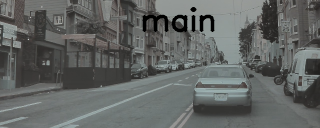
#> input picture main/0004.png, 320 x 128 px, found by its file name
$ python lane_recognition.py   (older library calls are emulated)
#> lines starting #> are read from the running program, lines starting #| are printed output that depends on the picture; after the words box and inside, x2 and y2 are one past the last pixel; in counts of white or black regions, pixels touching at a corner belong together
import numpy as np
import cv2
import matplotlib.pyplot as plt
import matplotlib.gridspec as gridspec

# Define a function that takes an image, gradient orientation,
# and threshold min / max values.
def abs_sobel_thresh(img, orient='x', thresh_min=25, thresh_max=255):
    # Convert to grayscale
    # gray = cv2.cvtColor(img, cv2.COLOR_RGB2GRAY)
    hls = cv2.cvtColor(img, cv2.COLOR_RGB2HLS).astype(float)
    l_channel = hls[:,:,1]
    #Blur
    #l_channel = cv2.GaussianBlur(l_channel, (3, 3), cv2.BORDER_DEFAULT)
    # Apply x or y gradient with the OpenCV Sobel() function
    # and take the absolute value
    if orient == 'x':
        abs_sobel = np.absolute(cv2.Sobel(l_channel, cv2.CV_64F, 1, 0))
    if orient == 'y':
        abs_sobel = np.absolute(cv2.Sobel(l_channel, cv2.CV_64F, 0, 1))
    # Rescale back to 8 bit integer
    scaled_sobel = np.uint8(255*abs_sobel/np.max(abs_sobel))
    # Create a copy and apply the threshold
    binary_output = np.zeros_like(scaled_sobel)
    # Here I'm using inclusive (>=, <=) thresholds, but exclusive is ok too
    binary_output[(scaled_sobel >= thresh_min) & (scaled_sobel <= thresh_max)] = 1

    # Return the result
    return binary_output

# Define a function to return the magnitude of the gradient for a given sobel kernel size and threshold values
# [33 lines left out: functions mag_thresh, dir_threshold, not called in this run]

def color_threshold(image, sthresh=(0,255), vthresh=(0,255)):
    hls = cv2.cvtColor(image, cv2.COLOR_RGB2HLS)
    s_channel = hls[:,:,2]
    s_binary = np.zeros_like(s_channel)
    s_binary[(s_channel > sthresh[0]) & (s_channel <= sthresh[1])] = 1

    hsv = cv2.cvtColor(image, cv2.COLOR_RGB2HSV)
    v_channel = hsv[:,:,2]
    v_binary = np.zeros_like(v_channel)
    v_binary[(v_channel > vthresh[0]) & (v_channel <= vthresh[1])] = 1

    output = np.zeros_like(s_channel)
    output[(s_binary == 1) & (v_binary) == 1] = 1

    # Return the combined s_channel & v_channel binary image
    return output

# [13 lines left out: functions s_channel_threshold, window_mask, not called in this run]

test_images = ['cropped/main/0004.png', 'cropped/main/0231.png', 'cropped/main/0904.png']

# for image_name in test_images:
#     test_image = img = cv2.imread(image_name)
#
#     # Apply Sobel operator in X-direction to experiment with gradient thresholds
#     gradx = abs_sobel_thresh(test_image, orient='x', thresh_min=10, thresh_max=50)
#
#     # Visualize the results before/after absolute sobel operator is applied on a test image in x direction to find the
#     # vertical lines, since the lane lines are close to being vertical
#     plt.figure(figsize=(18, 12))
#     grid = gridspec.GridSpec(1, 2)
#
#     # set the spacing between axes.
#     grid.update(wspace=0.1, hspace=0.1)
#
#     plt.subplot(grid[0])
#     plt.imshow(test_image, cmap="gray")
#     plt.title('Undistorted Image')
#
#     plt.subplot(grid[1])
#     plt.imshow(gradx, cmap="gray")
#     plt.title('Absolute sobel threshold in X direction')
#
#     plt.show()
#
# for image_name in test_images:
#     test_image = img = cv2.imread(image_name)
#
#     #Apply Sobel operator in Y-direction to experiment with gradient thresholds
#     grady = abs_sobel_thresh(test_image, orient='y', thresh_min=20, thresh_max=80)
#
#     #Visualize the results before/after sobel operator is applied on a test image in y direction
#     plt.figure(figsize = (18,12))
#     grid = gridspec.GridSpec(1,2)
#
#     # set the spacing between axes.
#     grid.update(wspace=0.1, hspace=0.1)
#
#     plt.subplot(grid[0])
#     plt.imshow(test_image, cmap="gray")
#     plt.title('Undistorted Image')
#
#     plt.subplot(grid[1])
#     plt.imshow(grady, cmap="gray")
#     plt.title('Absolute sobel threshold in Y direction')
#
#     plt.show()
#
# for image_name in test_images:
#     test_image = img = cv2.imread(image_name)
#     #Apply magnitude threshold
#     magThr = mag_thresh(test_image, sobel_kernel=3, mag_thresh=(20, 70))
#
#     #Visualize the results before/after applying magnitude thresholds
#     plt.figure(figsize = (18,12))
#     grid = gridspec.GridSpec(1,2)
#
#     # set the spacing between axes.
#     grid.update(wspace=0.1, hspace=0.1)
#
#     plt.subplot(grid[0])
#     plt.imshow(test_image, cmap="gray")
#     plt.title('Undistorted Image')
#
#     plt.subplot(grid[1])
#     plt.imshow(magThr, cmap="gray")
#     plt.title('After applying Magnitude Threshold')
#
#     plt.show()
#
# dirThr = dir_threshold(test_image, sobel_kernel=31, thresh=(0.5, 1))
#
# #Visualize the results before/after direction threshold is applied
# plt.figure(figsize = (18,12))
# grid = gridspec.GridSpec(1,2)
#
# # set the spacing between axes.
# grid.update(wspace=0.1, hspace=0.1)
#
# plt.subplot(grid[0])
# plt.imshow(test_image, cmap="gray")
# plt.title('Undistorted Image')
#
# plt.subplot(grid[1])
# plt.imshow(dirThr, cmap="gray")
# plt.title('After applying direction Threshold')
#
# plt.show()
#
# #use s channel alone in HLS colorspace and experiment with thresholds
# s_binary = s_channel_threshold(test_image, sthresh=(170,255))
#
# #Visualize the results before/after s channel threshold is applied
# plt.figure(figsize = (18,12))
# grid = gridspec.GridSpec(1,2)
# # set the spacing between axes.
# grid.update(wspace=0.1, hspace=0.1)
#
# plt.subplot(grid[0])
# plt.imshow(test_image, cmap="gray")
# plt.title('Undistorted Image')
#
# plt.subplot(grid[1])
# plt.imshow(s_binary, cmap="gray")
# plt.title('After applying S-channel Threshold')
#
# plt.show()
#
# for image_name in test_images:
#     test_image = img = cv2.imread(image_name)
#     #Experiment with HLS & HSV color spaces along with thresholds
#     c_binary = color_threshold(test_image, sthresh=(0,10), vthresh=(140,255))
#
#     #Visualize the results before/after HLS/HSV  threshold is applied
#     plt.figure(figsize = (18,12))
#     grid = gridspec.GridSpec(1,2)
#
#     # set the spacing between axes.
#     grid.update(wspace=0.1, hspace=0.1)
#
#     plt.subplot(grid[0])
#     plt.imshow(test_image, cmap="gray")
#     plt.title('Undistorted Image')
#
#     plt.subplot(grid[1])
#     plt.imshow(c_binary, cmap="gray")
#     plt.title('After applying color threshold')
#
#     plt.show()
#
for image_name in test_images:
    test_image = img = cv2.imread(image_name)
#> test_image is the input picture: shape (128, 320, 3); mean B, G, R 99.3, 101, 98
    #Combine the binary images using the Sobel thresholds in X/Y directions along with the color threshold to form the final image pipeline
    preprocessImage = np.zeros_like(test_image[:,:,0])
    gradx = abs_sobel_thresh(test_image, orient='x', thresh_min=10, thresh_max=50)
#> in abs_sobel_thresh, `hls = cv2.cvtColor(img, cv2.COLOR_RGB2HLS).astype(float)`:
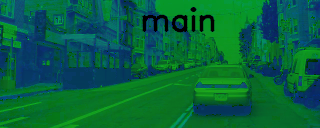
#> hls: shape (128, 320, 3) float64; mean B, G, R 61.6, 99.3, 6.8
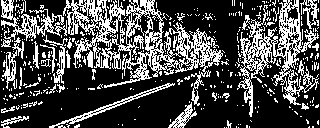
#> gradx: shape (128, 320); values 0 (black) and 1 (white), 29.4% white in thin lines or dots
    grady = abs_sobel_thresh(test_image, orient='y', thresh_min=20, thresh_max=80)
#> call 2 of abs_sobel_thresh, with orient = 'y', thresh_min = 20, thresh_max = 80
#> in abs_sobel_thresh (call 2), `abs_sobel = np.absolute(cv2.Sobel(l_channel, cv2.CV_64F, 0, 1))`:
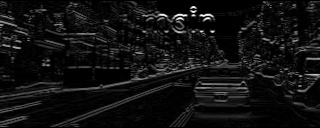
#> abs_sobel: shape (128, 320) float64; min 0, max 604, mean 41.2; drawn with min black and max white
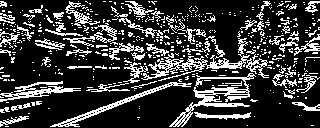
#> grady: shape (128, 320); values 0 (black) and 1 (white), 22.5% white in thin lines or dots
    c_binary = color_threshold(test_image, sthresh=(0, 10), vthresh=(140, 255))
#> in color_threshold, `hls = cv2.cvtColor(image, cv2.COLOR_RGB2HLS)`: hls: shape (128, 320, 3); mean of channels 0, 1, 2 61.6, 99.3, 6.8
#> in color_threshold, `s_channel = hls[:,:,2]`:
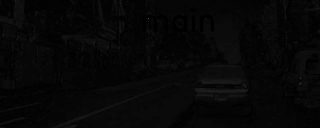
#> s_channel: shape (128, 320); min 0, max 85, mean 6.8
#> in color_threshold, `hsv = cv2.cvtColor(image, cv2.COLOR_RGB2HSV)`: hsv: shape (128, 320, 3); mean H, S, V 61.6, 12.3, 101.6
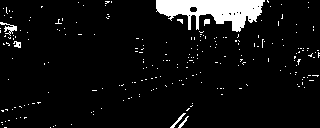
#> c_binary: shape (128, 320); values 0 (black) and 1 (white), 6.7% white; 230 white regions (224 under 20 px), largest, box (x1, y1, x2, y2) and area: (156, 0, 265, 32) 2036, (0, 22, 17, 36) 87, (170, 113, 186, 128) 48, (13, 41, 21, 48) 36, (178, 116, 189, 128) 34, (204, 19, 210, 26) 31
    #this was the original line
    #preprocessImage[((gradx == 1) & (grady == 1) | (c_binary == 1))] = 255
    # i changed it to this
    preprocessImage[gradx + grady + c_binary >= 2] = 255
    #preprocessImage[((gradx == 1) & (grady == 1))] = 255

    #Visualize the results before/after combining the images from the pipeline
    plt.figure(figsize = (18,12))
    grid = gridspec.GridSpec(1,2)

    # set the spacing between axes.
    grid.update(wspace=0.1, hspace=0.1)

    plt.subplot(grid[0])
    plt.imshow(test_image, cmap="gray")
    plt.title('Undistorted Image')

    plt.subplot(grid[1])
    plt.imshow(preprocessImage, cmap="gray")
    plt.title('After image processing pipeline')

    plt.show()
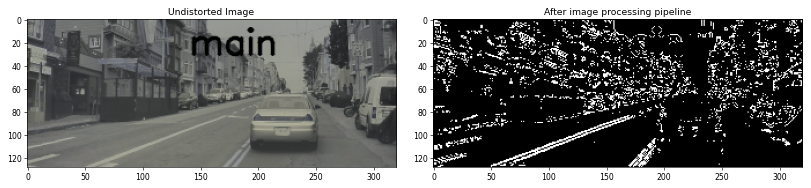
#> figure drawn by matplotlib, 2 panels; B, G, R data is drawn as R, G, B
#> pass 2 of the loop `for image_name in test_images:`:
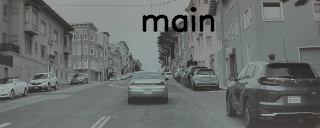
#> input picture main/0231.png, 320 x 128 px, found by its file name
#> test_image is the input picture: shape (128, 320, 3); mean B, G, R 107, 108.6, 104.5
#> `gradx = abs_sobel_thresh(test_image, orient='x', thresh_min=10, thresh..`:
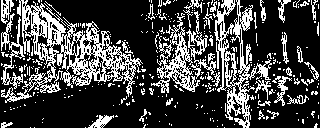
#> gradx: shape (128, 320); values 0 (black) and 1 (white), 27.2% white in thin lines or dots
#> grady: shape (128, 320); values 0 (black) and 1 (white), 19.3% white in thin lines or dots
#> hsv: shape (128, 320, 3); mean H, S, V 53.5, 12.4, 109
#> c_binary: shape (128, 320); values 0 (black) and 1 (white), 9.4% white; 244 white regions (235 under 20 px), largest, box (x1, y1, x2, y2) and area: (43, 0, 190, 41) 2875, (265, 7, 280, 18) 143, (199, 31, 207, 67) 89
#> `plt.show()`:
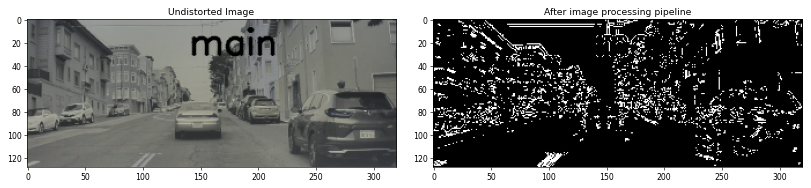
#> figure drawn by matplotlib, 2 panels; B, G, R data is drawn as R, G, B
#> pass 3 of the loop `for image_name in test_images:`:
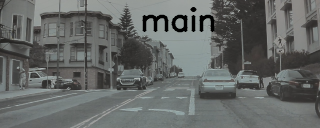
#> input picture main/0904.png, 320 x 128 px, found by its file name
#> test_image is the input picture: shape (128, 320, 3); mean B, G, R 102.6, 104.3, 101.1
#> `gradx = abs_sobel_thresh(test_image, orient='x', thresh_min=10, thresh..`:
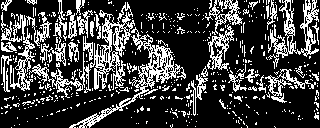
#> gradx: shape (128, 320); values 0 (black) and 1 (white), 25.5% white in thin lines or dots
#> grady: shape (128, 320); values 0 (black) and 1 (white), 22.3% white in thin lines or dots
#> hsv: shape (128, 320, 3); mean H, S, V 60.8, 11.8, 104.8
#> c_binary: shape (128, 320); values 0 (black) and 1 (white), 9% white; 235 white regions (223 under 20 px), largest, box (x1, y1, x2, y2) and area: (87, 0, 214, 33) 1931, (32, 0, 59, 26) 390, (60, 0, 85, 12) 240
#> `plt.show()`:
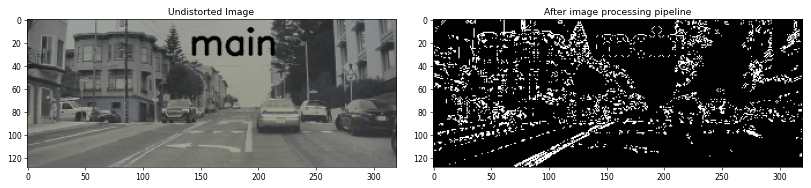
#> figure drawn by matplotlib, 2 panels; B, G, R data is drawn as R, G, B
